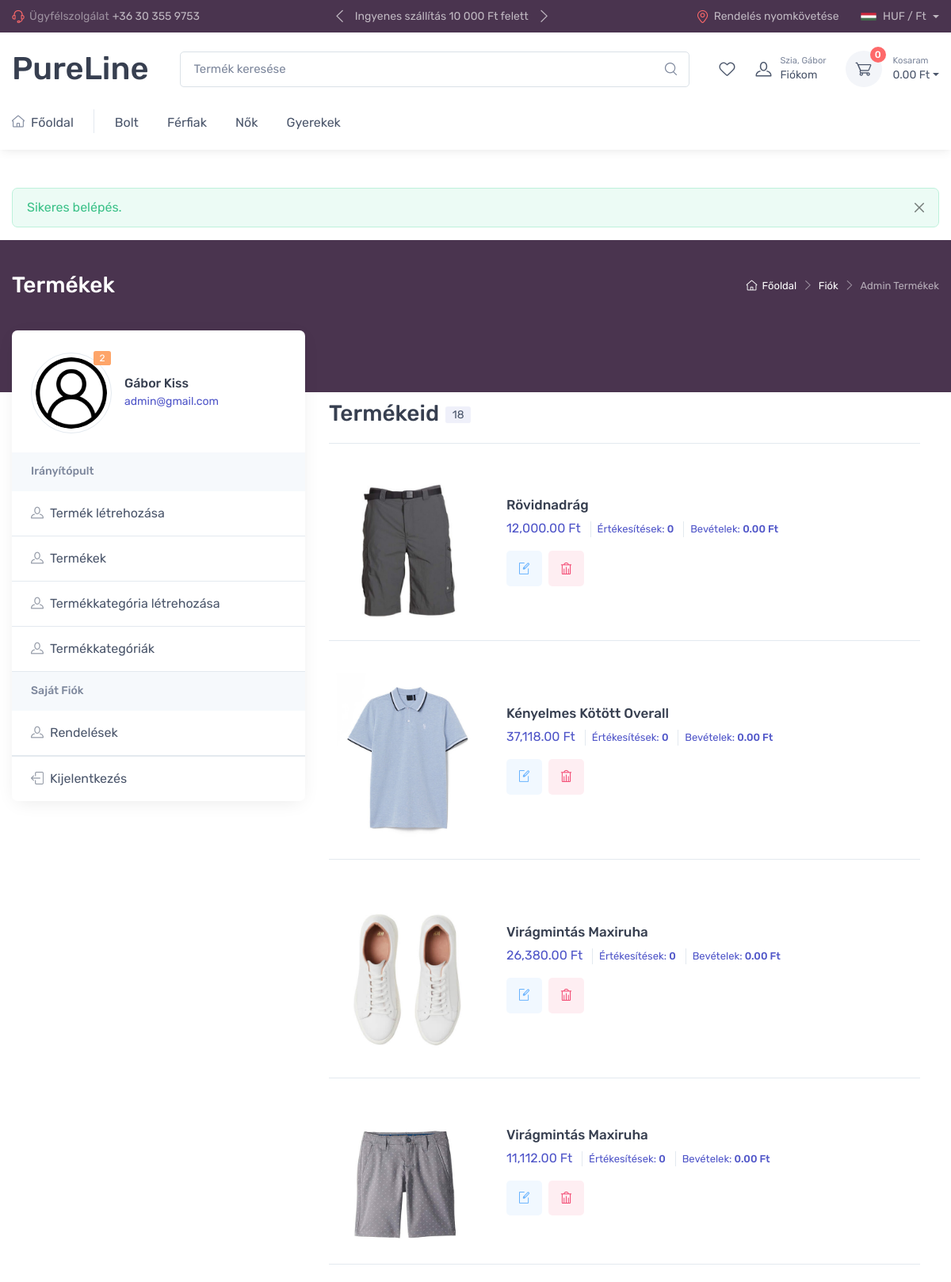
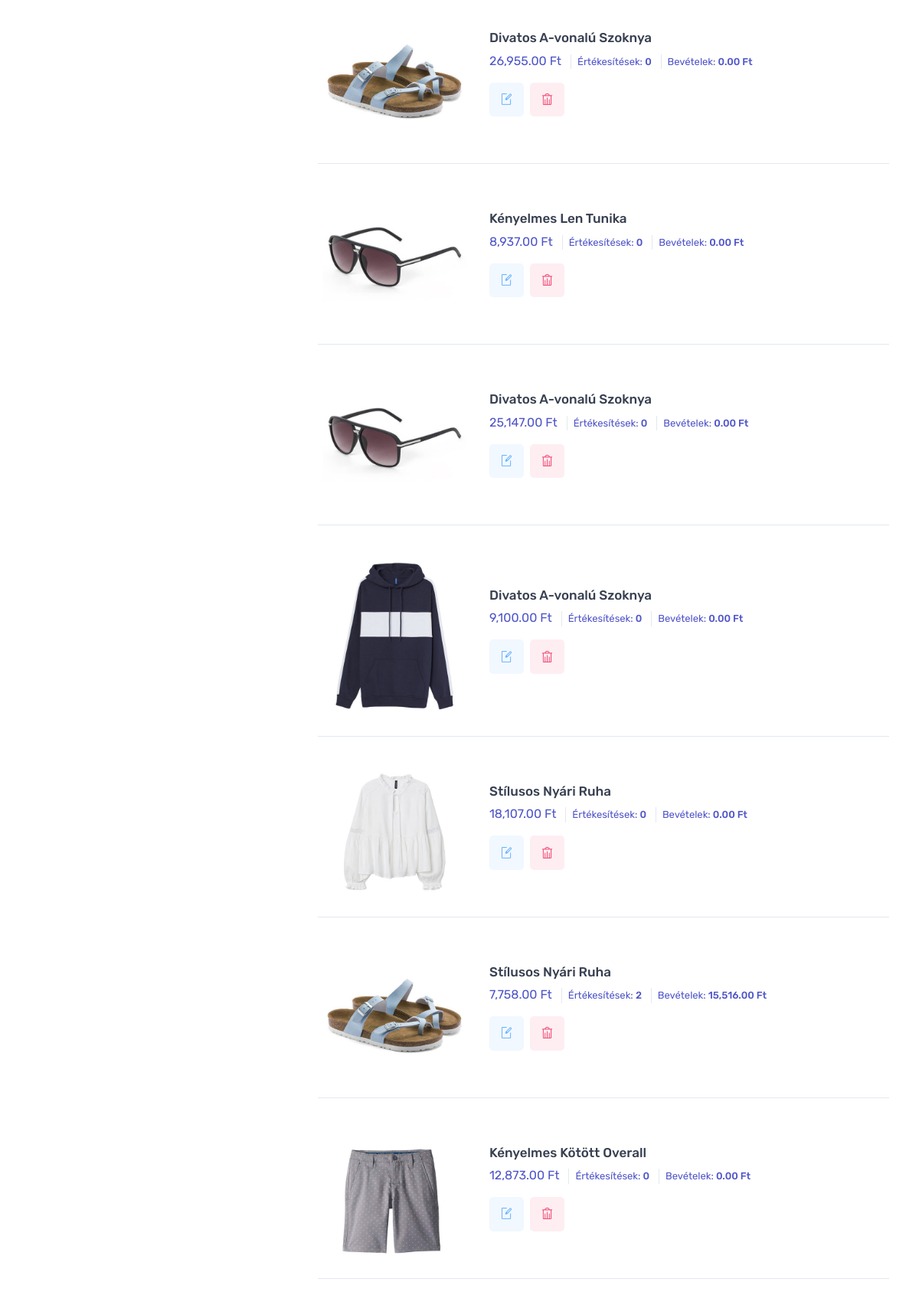
The page /admin-products.php (signed in, upper part) on the database its author committed (2 pictures, top to bottom).
### tables this page shows
CREATE TABLE `products` (
  `id` int(11) NOT NULL,
  `name` text DEFAULT NULL,
  `gender` text DEFAULT NULL,
  `buying_price` int(11) DEFAULT NULL,
  `price` int(11) DEFAULT NULL,
  `description` text DEFAULT NULL,
  `photos` text DEFAULT NULL,
  `category_id` int(11) NOT NULL DEFAULT 1,
  `user_id` int(11) NOT NULL DEFAULT 1
);

CREATE TABLE `orders` (
  `id` int(11) NOT NULL,
  `customer_id` int(11) NOT NULL,
  `order_status` int(11) NOT NULL,
  `shipping` text NOT NULL,
  `cart` text NOT NULL,
  `user` text NOT NULL,
  `order_date` varchar(255) NOT NULL,
  `total_price` int(11) NOT NULL
);

### files/functions.php (called while the page is built, shortened)
<?php
$conn = new mysqli ("localhost", "root","","shop");
$conn->set_charset("utf8mb4");
function get_product_thumb($json)
{
    $img = "assets/no_image.jpg";
    $objects = json_decode($json);
    return $objects[0]->thumb;
}
function db_select($table,$condition = null)
{
    $sql = "SELECT * FROM $table";
    if ($condition != null) {
        $sql .= " WHERE $condition";
    }
    global $conn;
    $res = $conn->query($sql);
    $rows = [];
    while ($row = $res->fetch_assoc()){
        $rows[] = $row;
    }
    return $rows;
}

### admin-products.php (the view, shortened to what this page needs)
<?php
require_once('files/functions.php');
$products = db_select("products", '1 ORDER BY id DESC');
$orders = db_select("orders", '1');
$salesData = [];
$totalEarnings = [];
foreach ($products as $product) {
    $productId = $product['id'];
    $salesData[$productId] = 0;
    $totalEarnings[$productId] = 0;
}
foreach ($orders as $order) {
    $cartData = json_decode($order['cart'], true);
    foreach ($cartData as $item) {
        $productId = $item['pro']['id'];
        $quantity = $item['quantity'];
        if (isset($salesData[$productId])) {
            $salesData[$productId] += $quantity;
            $productPrice = 0;
            foreach ($products as $product) {
                if ($product['id'] == $productId) {
                    $productPrice = $product['price'];
                    break;
                }
            }
            $totalEarnings[$productId] += $productPrice * $quantity;
        }
    }
}
require_once('files/header.php');
?>
<div class="page-title-overlap bg-linecolor pt-4">
    <div class="container d-lg-flex justify-content-between py-2 py-lg-3">
        <div class="order-lg-2 mb-3 mb-lg-0 pt-lg-2">
            <nav aria-label="breadcrumb">
                <ol class="breadcrumb breadcrumb-light flex-lg-nowrap justify-content-center justify-content-lg-start">
                    <li class="breadcrumb-item"><a class="text-nowrap" href="index.php"><i class="ci-home"></i>Főoldal</a></li>
                    <li class="breadcrumb-item text-nowrap"><a href="#">Fiók</a></li>
                    <li class="breadcrumb-item text-nowrap active" aria-current="page">Admin Termékek</li>
                </ol>
            </nav>
        </div>
        <div class="order-lg-1 pe-lg-4 text-center text-lg-start">
            <h1 class="h3 text-light mb-0">Termékek</h1>
        </div>
    </div>
</div>
<div class="container pb-5 mb-2 mb-md-4">
    <div class="row">
        <?php require_once('files/admin-account-sidebar.php'); ?>
        <section class="col-lg-8 pt-lg-4 pb-4 mb-3">
            <div class="pt-2 px-4 ps-lg-0 pe-xl-5">
                <div class="d-sm-flex flex-wrap justify-content-between align-items-center border-bottom mt-5">
                    <h2 class="h3 py-2 me-2 text-center text-sm-start">Termékeid<span class="badge bg-faded-accent fs-sm text-body align-middle ms-2"><?= count($products) ?></span></h2>
                </div>
                <?php
                foreach ($products as $pro) {
                    $productId = $pro['id'];
                    $salesCount = $salesData[$productId];
                    $earnings = $totalEarnings[$productId];
                ?>
                <div class="d-block d-sm-flex align-items-center py-4 border-bottom">
                    <a class="d-block mb-3 mb-sm-0 me-sm-4 ms-sm-0 mx-auto" href="shop.php" style="width: 12.5rem;">
                        <img class="rounded-3" src="<?= get_product_thumb($pro['photos']) ?>" alt="Termék"></a>
                    <div class="text-center text-sm-start">
                        <h3 class="h6 product-title mb-2"><a href="shop.php"><?= $pro["name"] ?></a></h3>
                        <div class="d-inline-block text-accent"><?= number_format($pro["price"], 2) ?> Ft</div>
                        <div class="d-inline-block text-accent fs-ms border-start ms-2 ps-2">Értékesítések: <span class="fw-medium"><?= $salesCount ?></span></div>
                        <div class="d-inline-block text-accent fs-ms border-start ms-2 ps-2">Bevételek: <span class="fw-medium"><?= number_format($earnings, 2) ?> Ft</span></div>
                        <div class="d-flex justify-content-center justify-content-sm-start pt-3">
                            <button class="btn bg-faded-info btn-icon me-2" type="button" data-bs-toggle="tooltip" title="Szerkesztés" data-id="<?= $pro['id'] ?>" onclick="editProduct(this)"><i class="ci-edit text-info"></i></button>
                            <button class="btn bg-faded-danger btn-icon" type="button" data-bs-toggle="tooltip" title="Törlés" data-id="<?= $pro['id'] ?>" onclick="deleteProduct(this)"><i class="ci-trash text-danger"></i></button>
                        </div>
                    </div>
                </div>
                <?php } ?>
            </div>
        </section>
    </div>
</div>
<?php
require_once('files/footer.php');
?>

### files/header.php (style rules this page uses)
.bg-linecolor { background-color:#4a344f; }

### rows shown on the page
products: shows a picture, name "Rövidnadrág", price "12,000.00", id.order_status "0", id.order_status "0.00"
products: shows a picture, name "Kényelmes Kötött Overall", price "37,118.00", id.order_status "0", id.order_status "0.00"
products: shows a picture, name "Virágmintás Maxiruha", price "26,380.00", id.order_status "0", id.order_status "0.00"
products: name "Virágmintás Maxiruha", price "11,112.00", id.order_status "0", id.order_status "0.00"
products: name "Divatos A-vonalú Szoknya", price "26,955.00", id.order_status "0", id.order_status "0.00"
products: name "Kényelmes Len Tunika", price "8,937.00", id.order_status "0", id.order_status "0.00"
products: name "Divatos A-vonalú Szoknya", price "25,147.00", id.order_status "0", id.order_status "0.00"
products: shows a picture, name "Divatos A-vonalú Szoknya", price "9,100.00", id.order_status "0", id.order_status "0.00"
products: shows a picture, name "Stílusos Nyári Ruha", price "18,107.00", id.order_status "0", id.order_status "0.00"
products: name "Stílusos Nyári Ruha", price "7,758.00", id.customer_id "2", id "15,516.00"
products: name "Kényelmes Kötött Overall", price "12,873.00", id.order_status "0", id.order_status "0.00"

### other values the page prints
$_SESSION['user']['last_name'] "Gábor"
$cart_count "0"
$cart_total "0.00"
$_SESSION['alert']['message'] "Sikeres belépés."
$u["id"] "2"
$u["last_name"] "Gábor"
$u["first_name"] "Kiss"
$u["email"] "admin@gmail.com"
count($products) "18"
